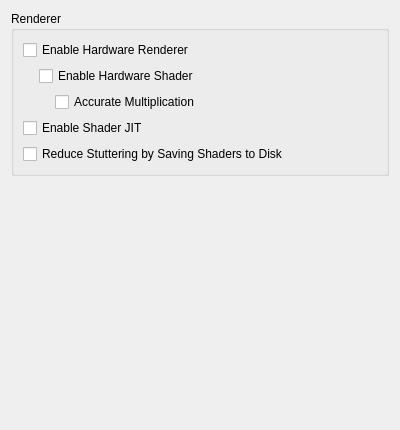
<?xml version="1.0" encoding="UTF-8"?>
<ui version="4.0">
 <class>ConfigureGraphics</class>
 <widget class="QWidget" name="ConfigureGraphics">
  <property name="geometry">
   <rect>
    <x>0</x>
    <y>0</y>
    <width>400</width>
    <height>430</height>
   </rect>
  </property>
  <property name="minimumSize">
   <size>
    <width>0</width>
    <height>0</height>
   </size>
  </property>
  <property name="windowTitle">
   <string>Form</string>
  </property>
  <layout class="QVBoxLayout" name="verticalLayout">
   <item>
    <widget class="QGroupBox" name="rendererBox">
     <property name="title">
      <string>Renderer</string>
     </property>
     <layout class="QVBoxLayout" name="verticalLayout_6">
      <item>
       <widget class="QCheckBox" name="toggle_hw_renderer">
        <property name="toolTip">
         <string>&lt;html&gt;&lt;head/&gt;&lt;body&gt;&lt;p&gt;Use OpenGL to accelerate rendering.&lt;/p&gt;&lt;p&gt;Disable to debug graphics-related problem.&lt;/p&gt;&lt;/body&gt;&lt;/html&gt;</string>
        </property>
        <property name="text">
         <string>Enable Hardware Renderer</string>
        </property>
       </widget>
      </item>
      <item>
       <widget class="QWidget" name="hw_renderer_group" native="true">
        <layout class="QVBoxLayout" name="verticalLayout_5">
         <property name="leftMargin">
          <number>16</number>
         </property>
         <property name="topMargin">
          <number>0</number>
         </property>
         <property name="rightMargin">
          <number>0</number>
         </property>
         <property name="bottomMargin">
          <number>0</number>
         </property>
         <item>
          <widget class="QCheckBox" name="toggle_hw_shader">
           <property name="toolTip">
            <string>&lt;html&gt;&lt;head/&gt;&lt;body&gt;&lt;p&gt;Use OpenGL to accelerate shader emulation.&lt;/p&gt;&lt;p&gt;Requires a relatively powerful GPU for better performance.&lt;/p&gt;&lt;/body&gt;&lt;/html&gt;</string>
           </property>
           <property name="text">
            <string>Enable Hardware Shader</string>
           </property>
          </widget>
         </item>
         <item>
          <widget class="QWidget" name="hw_shader_group" native="true">
           <layout class="QVBoxLayout" name="verticalLayout_7">
            <property name="leftMargin">
             <number>16</number>
            </property>
            <property name="topMargin">
             <number>0</number>
            </property>
            <property name="rightMargin">
             <number>0</number>
            </property>
            <property name="bottomMargin">
             <number>0</number>
            </property>
            <item>
             <widget class="QCheckBox" name="toggle_accurate_mul">
              <property name="toolTip">
               <string>&lt;html&gt;&lt;head/&gt;&lt;body&gt;&lt;p&gt;Correctly handle all edge cases in multiplication operation in shaders. &lt;/p&gt;&lt;p&gt;Some games requires this to be enabled for the hardware shader to render properly.&lt;/p&gt;&lt;p&gt;However this would reduce performance in most games.&lt;/p&gt;&lt;/body&gt;&lt;/html&gt;</string>
              </property>
              <property name="text">
               <string>Accurate Multiplication</string>
              </property>
             </widget>
            </item>
           </layout>
          </widget>
         </item>
        </layout>
       </widget>
      </item>
      <item>
       <widget class="QCheckBox" name="toggle_shader_jit">
        <property name="toolTip">
         <string>&lt;html&gt;&lt;head/&gt;&lt;body&gt;&lt;p&gt;Use the JIT engine instead of the interpreter for software shader emulation. &lt;/p&gt;&lt;p&gt;Enable this for better performance.&lt;/p&gt;&lt;/body&gt;&lt;/html&gt;</string>
        </property>
        <property name="text">
         <string>Enable Shader JIT</string>
        </property>
       </widget>
      </item>
      <item>
       <widget class="QCheckBox" name="toggle_disk_cache">
        <property name="text">
         <string>Reduce Stuttering by Saving Shaders to Disk</string>
        </property>
       </widget>
      </item>
     </layout>
    </widget>
   </item>
   <item>
    <spacer name="verticalSpacer">
     <property name="orientation">
      <enum>Qt::Vertical</enum>
     </property>
     <property name="sizeHint" stdset="0">
      <size>
       <width>20</width>
       <height>270</height>
      </size>
     </property>
    </spacer>
   </item>
  </layout>
 </widget>
 <resources/>
 <connections/>
</ui>
